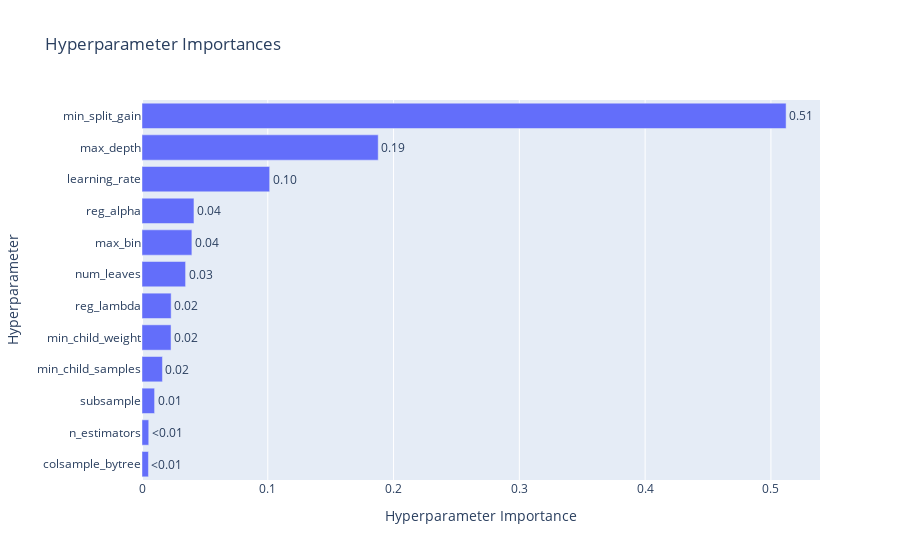

Source (notebook cell):
### Code cell
optuna.visualization.plot_param_importances(study)

### Figure 1 — Plotly figure (JSON) as saved in the notebook; plotly's stock layout.template omitted (floating-point values rounded to 4 significant figures)
{"data": [{"cliponaxis": false, "hovertemplate": ["colsample_bytree (FloatDistribution): 0.005127348921726107<extra></extra>", "n_estimators (IntDistribution): 0.0053621459394042215<extra></extra>", "subsample (FloatDistribution): 0.010006457562802365<extra></extra>", "min_child_samples (IntDistribution): 0.016250367838611397<extra></extra>", "min_child_weight (FloatDistribution): 0.02308550534438938<extra></extra>", "reg_lambda (FloatDistribution): 0.023175022492698504<extra></extra>", "num_leaves (IntDistribution): 0.034649192424726284<extra></extra>", "max_bin (IntDistribution): 0.03965289456335208<extra></extra>", "reg_alpha (FloatDistribution): 0.04131317374422312<extra></extra>", "learning_rate (FloatDistribution): 0.10150237716509879<extra></extra>", "max_depth (IntDistribution): 0.18779969404701002<extra></extra>", "min_split_gain (FloatDistribution): 0.5120758199559575<extra></extra>"], "name": "Objective Value", "orientation": "h", "text": ["<0.01", "<0.01", "0.01", "0.02", "0.02", "0.02", "0.03", "0.04", "0.04", "0.10", "0.19", "0.51"], "textposition": "outside", "type": "bar", "x": [0.005127, 0.005362, 0.01001, 0.01625, 0.02309, 0.02318, 0.03465, 0.03965, 0.04131, 0.1015, 0.1878, 0.5121], "y": ["colsample_bytree", "n_estimators", "subsample", "min_child_samples", "min_child_weight", "reg_lambda", "num_leaves", "max_bin", "reg_alpha", "learning_rate", "max_depth", "min_split_gain"]}], "layout": {"title": {"text": "Hyperparameter Importances"}, "xaxis": {"title": {"text": "Hyperparameter Importance"}}, "yaxis": {"title": {"text": "Hyperparameter"}}}}
